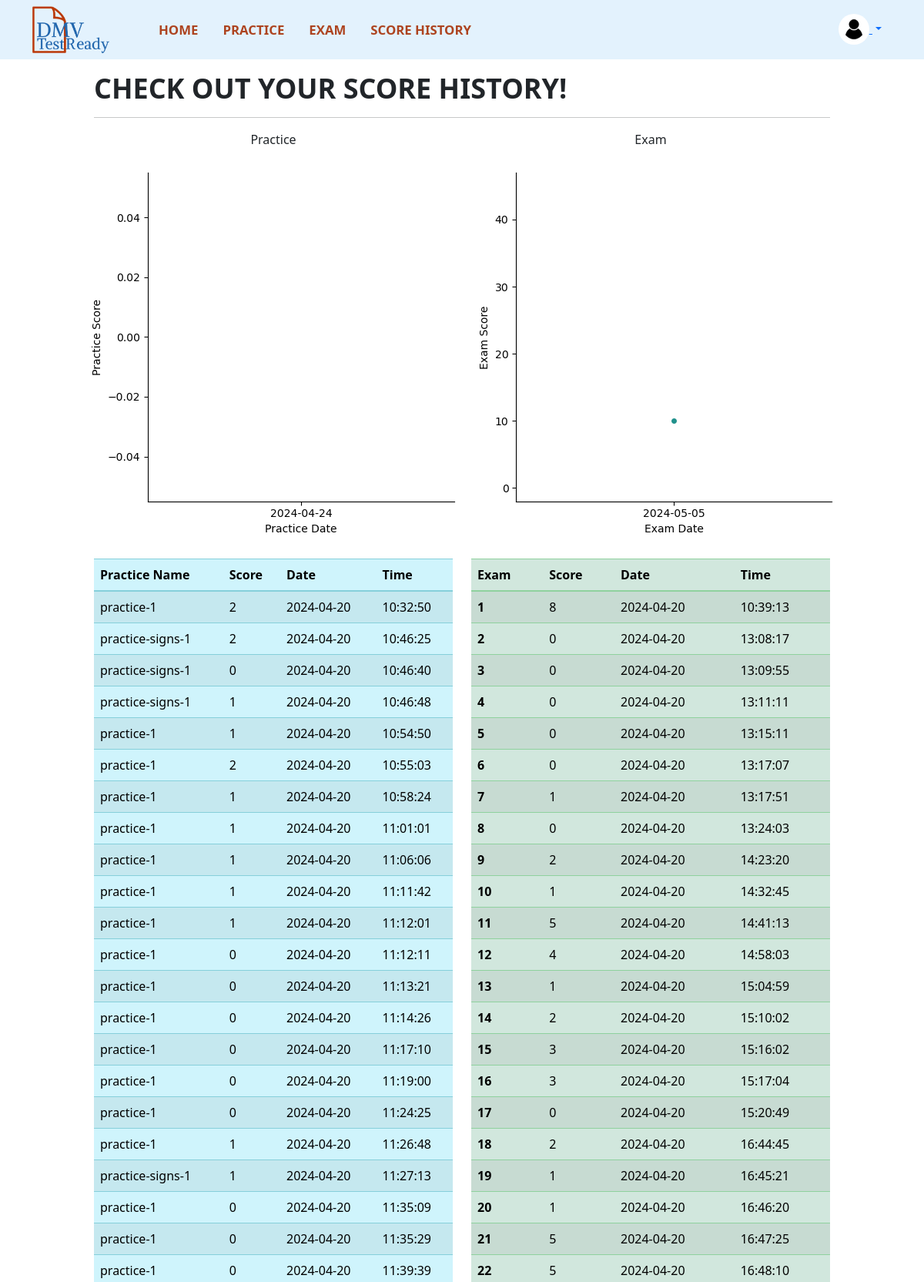
The app's page /score-history (signed in, upper part) with its own data.
### DMV/models.py (models this page shows)
class Practice_scores(db.Model):
    id = db.Column(db.Integer, primary_key = True)
    user_id = db.Column(db.Integer, db.ForeignKey('user.id'), nullable=False)
    user = relationship('User', backref='practice_scores')
    practice_name = db.Column(db.String(150))
    score = db.Column(db.Integer)
    timestamp = db.Column(db.DateTime, default=datetime.now)

class Exam_scores(db.Model):
    id = db.Column(db.Integer, primary_key = True)
    user_id = db.Column(db.Integer, db.ForeignKey('user.id'), nullable=False)
    user = relationship('User', backref='exam_scores')
    exam_name = db.Column(db.String(150))
    score = db.Column(db.Integer)
    timestamp = db.Column(db.DateTime, default=datetime.now)

### DMV/controller/views.py (the view)
@views.route('/score-history')
@login_required
def score_history():
    practice_scores = current_user.practice_scores
    exam_scores = current_user.exam_scores
    has_history = 1 if practice_scores or exam_scores else -1
    @after_this_request
    def add_seaborn_plot(response):
        matplotlib.use('Agg')
        if practice_scores:
            practice_data = pd.DataFrame({
                'Practice Date': [score.timestamp.strftime('%Y-%m-%d') for score in practice_scores],
                'Practice Score': [score.score for score in practice_scores]
            })
        else:
            practice_data = pd.DataFrame(columns=['Practice Date', 'Practice Score'])
            practice_data.loc[0] = ['2024-04-24', 0]  # Dummy date and score
        if practice_scores:
            scatter = sns.catplot(data=practice_data, kind = "swarm", x='Practice Date', y='Practice Score', hue='Practice Date', palette='viridis')
            scatter.set(ylim=(-2, 22))
        else:
            sns.catplot(data=practice_data, x='Practice Date', y='Practice Score', kind='swarm', color='b', alpha=0)
        static_dir = os.path.join(current_app.root_path, 'static')
        if not os.path.exists(static_dir):
            os.makedirs(static_dir)
        practice_plot_path = os.path.join(static_dir, 'practice_plot.png')
        plt.savefig(practice_plot_path)
        plt.close()
        response.practice_image_url = practice_plot_path
        if exam_scores:
            exam_data = pd.DataFrame({
                'Exam Date': [score.timestamp.strftime('%Y-%m-%d') for score in exam_scores],
                'Exam Score': [score.score for score in exam_scores]
            })
        else:
            exam_data = pd.DataFrame(columns=['Exam Date', 'Exam Score'])
            exam_data.loc[0] = ['2024-04-24', 0]  # Dummy date and score
        if exam_scores:
            scatter = sns.catplot(data=exam_data, kind = "swarm", x='Exam Date', y='Exam Score', hue='Exam Date', palette='viridis')
            scatter.set(ylim=(-2, 47))
        else:
            sns.catplot(data=exam_data, x='Exam Date', y='Exam Score', kind='swarm', color='b', alpha=0)
        exam_plot_path = os.path.join(static_dir, 'exam_plot.png')
        plt.savefig(exam_plot_path)
        plt.close()
        response.exam_image_url = exam_plot_path
        return response
    return render_template("scoreHistory.html", user=current_user, practice_scores=practice_scores, exam_scores=exam_scores, has_history = has_history)

### DMV/__init__.py (called while the page is built)
def create_app():
    app = Flask(__name__)
    app.config['SECRET_KEY'] = 'projectCS122'     #secures cookie data
    app.config['SQLALCHEMY_DATABASE_URI'] = f'sqlite:///{DB_NAME}'
    db.init_app(app)
    login_manager = LoginManager()
    login_manager.login_view = 'auth.login'
    login_manager.init_app(app)
    from .controller.views import views
    from .controller.auth import auth
    app.register_blueprint(views, url_prefix = "/")
    app.register_blueprint(auth, url_prefix = "/")
    from .models import User
    create_database(app)
    @login_manager.user_loader
    def load_user(id):
        return User.query.get(int(id))
    return app

### DMV/templates/scoreHistory.html
{% extends 'templateMain.html' %} {% block title %} Score History {% endblock %}
{% block body %}
<div class="container-fluid">
  <div class="row justify-content-center mt-3">
    <div class="col-10">
      <div class="">
        <p class="fw-bold" style="font-size: 3vw; line-height: 1.2">
          CHECK OUT YOUR SCORE HISTORY!
        </p>
        <hr />
        {% if has_history == 1 %}
        <div class="row mb-3">
          <div class="col-6 d-flex flex-column align-items-center">
            <p>Practice</p>
            <img
              src="{{ url_for('static', filename='practice_plot.png') }}"
              alt="Practice Scores"
            />
          </div>
          <div class="col-6 d-flex flex-column align-items-center">
            <p>Exam</p>
            <img
              src="{{ url_for('static', filename='exam_plot.png') }}"
              alt="Exam Scores"
            />
          </div>
        </div>
        <div class="row">
          <div class="col-6">
            <table class="table table-info table-striped table-hover">
              <thead>
                <tr>
                  <th>Practice Name</th>
                  <th>Score</th>
                  <th>Date</th>
                  <th>Time</th>
                </tr>
              </thead>
              <tbody>
                {% for prac_score in practice_scores %}
                <tr>
                  <td>{{ prac_score.practice_name }}</td>
                  <td>{{ prac_score.score }}</td>
                  <td>{{ prac_score.timestamp.strftime('%Y-%m-%d') }}</td>
                  <td>{{ prac_score.timestamp.strftime('%H:%M:%S') }}</td>
                </tr>
                {% endfor %}
              </tbody>
            </table>
          </div>
          <div class="col-6">
            <table class="table table-success table-striped table-hover">
              <thead>
                <tr>
                  <th>Exam</th>
                  <th>Score</th>
                  <th>Date</th>
                  <th>Time</th>
                </tr>
              </thead>
              <tbody>
                {% for i in range(exam_scores|length) %}
                <tr>
                  <th>{{ i + 1 }}</th>
                  <td>{{ exam_scores[i].score }}</td>
                  <td>{{ exam_scores[i].timestamp.strftime('%Y-%m-%d') }}</td>
                  <td>{{ exam_scores[i].timestamp.strftime('%H:%M:%S') }}</td>
                </tr>
                {% endfor %}
              </tbody>
            </table>
          </div>
        </div>
        {% elif has_history == -1 %}
        <p>You don't have any score history yet.</p>
        {% endif %}
      </div>
    </div>
  </div>
</div>
{% endblock %}

### records on screen
Practice_scores: practice_name "practice-1", score "2", timestamp "2024-04-20", timestamp "10:32:50"
Practice_scores: practice_name "practice-signs-1", score "2", timestamp "2024-04-20", timestamp "10:46:25"
Practice_scores: practice_name "practice-signs-1", score "0", timestamp "2024-04-20", timestamp "10:46:40"
Practice_scores: practice_name "practice-signs-1", score "1", timestamp "2024-04-20", timestamp "10:46:48"
Practice_scores: practice_name "practice-1", score "1", timestamp "2024-04-20", timestamp "10:54:50"
Practice_scores: practice_name "practice-1", score "2", timestamp "2024-04-20", timestamp "10:55:03"
Practice_scores: practice_name "practice-1", score "1", timestamp "2024-04-20", timestamp "10:58:24"
Practice_scores: practice_name "practice-1", score "1", timestamp "2024-04-20", timestamp "11:01:01"
Practice_scores: practice_name "practice-1", score "1", timestamp "2024-04-20", timestamp "11:06:06"
Practice_scores: practice_name "practice-1", score "1", timestamp "2024-04-20", timestamp "11:11:42"
Practice_scores: practice_name "practice-1", score "1", timestamp "2024-04-20", timestamp "11:12:01"
Practice_scores: practice_name "practice-1", score "0", timestamp "2024-04-20", timestamp "11:12:11"
Practice_scores: practice_name "practice-1", score "0", timestamp "2024-04-20", timestamp "11:13:21"
Practice_scores: practice_name "practice-1", score "0", timestamp "2024-04-20", timestamp "11:14:26"
Practice_scores: practice_name "practice-1", score "0", timestamp "2024-04-20", timestamp "11:17:10"
Practice_scores: practice_name "practice-1", score "0", timestamp "2024-04-20", timestamp "11:19:00"
Practice_scores: practice_name "practice-1", score "0", timestamp "2024-04-20", timestamp "11:24:25"
Practice_scores: practice_name "practice-1", score "1", timestamp "2024-04-20", timestamp "11:26:48"
Practice_scores: practice_name "practice-signs-1", score "1", timestamp "2024-04-20", timestamp "11:27:13"
Practice_scores: practice_name "practice-1", score "0", timestamp "2024-04-20", timestamp "11:35:09"
Practice_scores: practice_name "practice-1", score "0", timestamp "2024-04-20", timestamp "11:35:29"
Practice_scores: practice_name "practice-1", score "0", timestamp "2024-04-20", timestamp "11:39:39"
Exam_scores: score "8", timestamp "2024-04-20", timestamp "10:39:13"
Exam_scores: score "0", timestamp "2024-04-20", timestamp "13:08:17"
Exam_scores: score "0", timestamp "2024-04-20", timestamp "13:09:55"
Exam_scores: score "0", timestamp "2024-04-20", timestamp "13:11:11"
Exam_scores: score "0", timestamp "2024-04-20", timestamp "13:15:11"
Exam_scores: score "0", timestamp "2024-04-20", timestamp "13:17:07"
Exam_scores: score "1", timestamp "2024-04-20", timestamp "13:17:51"
Exam_scores: score "0", timestamp "2024-04-20", timestamp "13:24:03"
Exam_scores: score "2", timestamp "2024-04-20", timestamp "14:23:20"
Exam_scores: score "1", timestamp "2024-04-20", timestamp "14:32:45"
Exam_scores: score "5", timestamp "2024-04-20", timestamp "14:41:13"
Exam_scores: score "4", timestamp "2024-04-20", timestamp "14:58:03"
Exam_scores: score "1", timestamp "2024-04-20", timestamp "15:04:59"
Exam_scores: score "2", timestamp "2024-04-20", timestamp "15:10:02"
Exam_scores: score "3", timestamp "2024-04-20", timestamp "15:16:02"
Exam_scores: score "3", timestamp "2024-04-20", timestamp "15:17:04"
Exam_scores: score "0", timestamp "2024-04-20", timestamp "15:20:49"
Exam_scores: score "2", timestamp "2024-04-20", timestamp "16:44:45"
Exam_scores: score "1", timestamp "2024-04-20", timestamp "16:45:21"
Exam_scores: score "1", timestamp "2024-04-20", timestamp "16:46:20"
Exam_scores: score "5", timestamp "2024-04-20", timestamp "16:47:25"
Exam_scores: score "5", timestamp "2024-04-20", timestamp "16:48:10"

### other values on screen
{{ i + 1 }} "1" "2" "3" "4" "5" "6" "7" "8" "9" "10" "11" "12" "13" "14" "15" "16" "17" "18" "19" "20" "21" "22"
